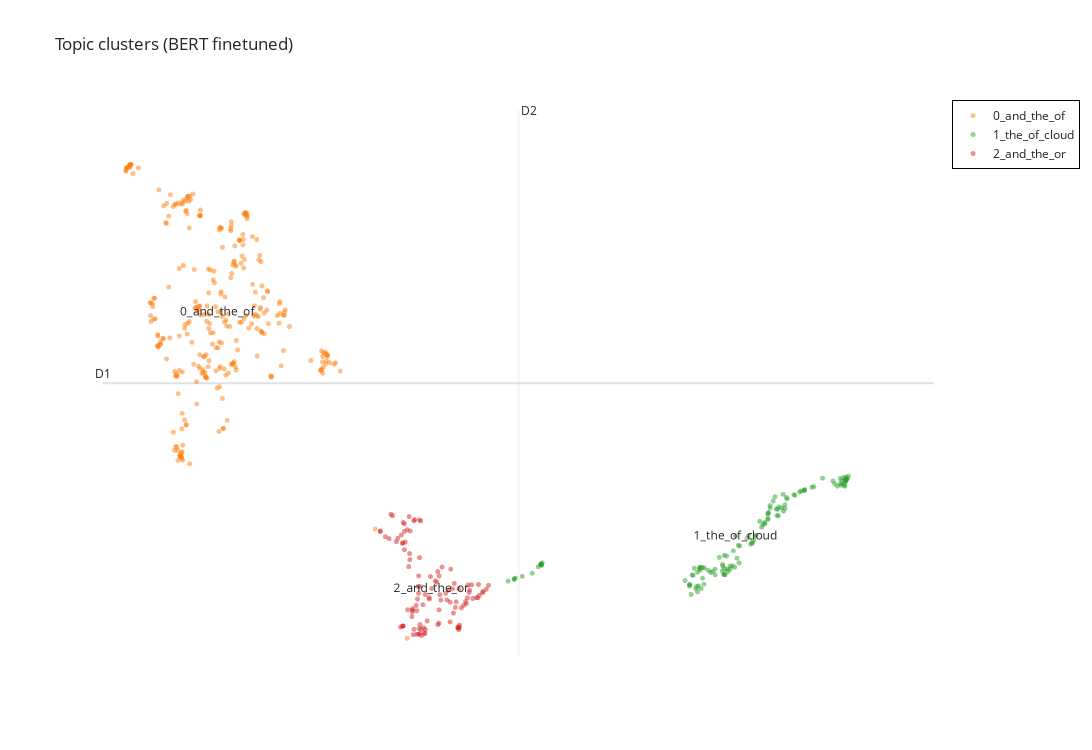

Here is the notebook cell this chart was saved with:
### Code cell
# Visualize Topics
fig = topic_model.visualize_documents(docs, embeddings=embeddings)
fig.update_layout(
    title="Topic clusters (BERT finetuned)",
    legend=dict(bordercolor="Black", borderwidth=1),
)
fig.show()
